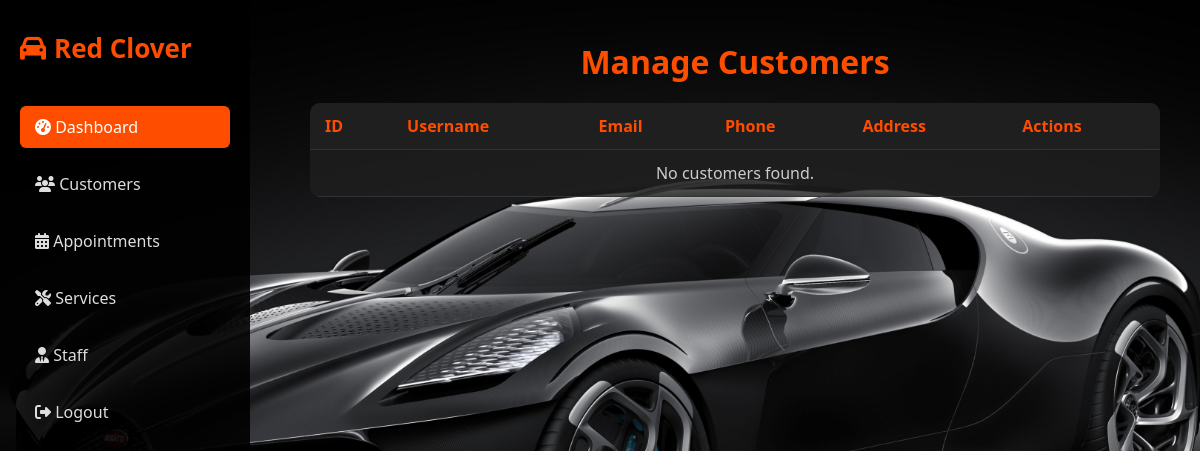
Page /admin-manageregister.php on the earlier database version.
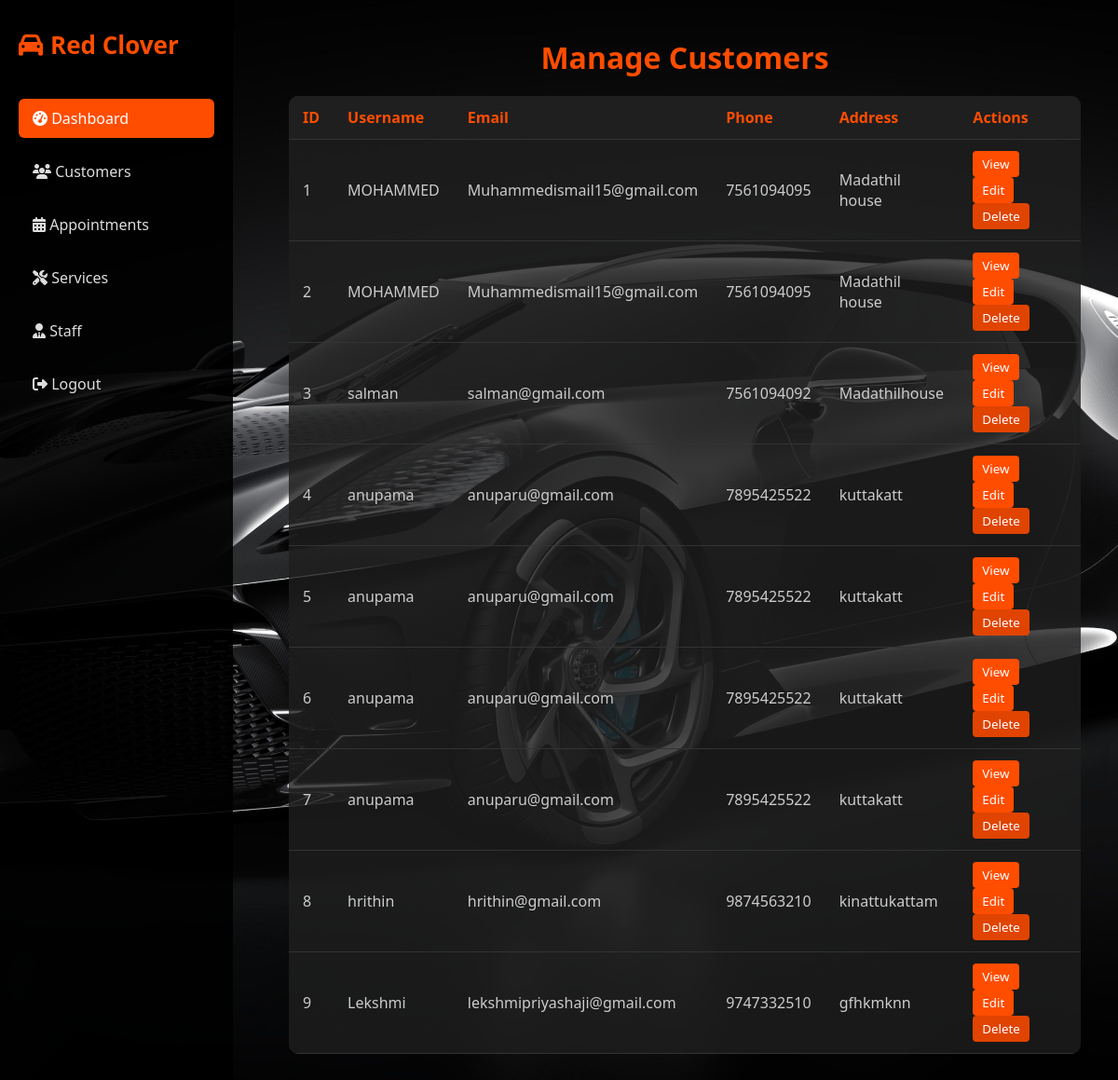
Same page on the later database version.
### tables this page shows
CREATE TABLE `user_registration` (
  `user_id` int NOT NULL AUTO_INCREMENT,
  `username` varchar(45) NOT NULL,
  `password` varchar(255) NOT NULL,
  `address` varchar(45) NOT NULL,
  `phone` varchar(45) NOT NULL,
  `email` varchar(45) NOT NULL,
  PRIMARY KEY (`user_id`)
);

### admin-manageregister.php (the view, shortened to what this page needs)
<?php
include('dbconnection.php');
$result = $con->query("SELECT * FROM user_registration ORDER BY user_id ASC");
?>
<!DOCTYPE html>
<html lang="en">
<head>
<link rel="stylesheet" href="https://cdnjs.cloudflare.com/ajax/libs/font-awesome/6.4.0/css/all.min.css" />
</head>
<body>
<aside class="sidebar">
  <div>
    <div class="logo"><i class="fas fa-car"></i> Red Clover</div>
    <ul class="sidebar-menu">
      <li><a href="admin-dashboard.php" class="active"><i class="fas fa-tachometer-alt"></i> Dashboard</a></li>
      <li class="dropdown">
        <a href="#"><i class="fas fa-users"></i> Customers</a>
      </li>
      <li class="dropdown">
        <a href="#"><i class="fas fa-calendar-alt"></i> Appointments</a>
      </li>
      <li class="dropdown">
        <a href="#"><i class="fas fa-tools"></i> Services</a>
      </li>
      <li class="dropdown">
        <a href="#"><i class="fas fa-user-tie"></i> Staff</a>
      </li>
      <li><a href="home.php"><i class="fas fa-sign-out-alt"></i> Logout</a></li>
    </ul>
  </div>
</aside>
<div class="main-content">
  <h1>Manage Customers</h1>
  <table>
    <thead>
      <tr>
        <th>ID</th><th>Username</th><th>Email</th><th>Phone</th><th>Address</th><th>Actions</th>
      </tr>
    </thead>
    <tbody>
      <?php if($result->num_rows > 0): ?>
        <?php while($row = $result->fetch_assoc()): ?>
          <tr>
            <td><?= $row['user_id'] ?></td>
            <td><?= htmlspecialchars($row['username']) ?></td>
            <td><?= htmlspecialchars($row['email']) ?></td>
            <td><?= htmlspecialchars($row['phone']) ?></td>
            <td><?= htmlspecialchars($row['address']) ?></td>
            <td>
              <button
                class="action-btn view-btn"
                onclick="openViewModal(<?= $row['user_id'] ?>, '<?= htmlspecialchars($row['username']) ?>', '<?= htmlspecialchars($row['email']) ?>', '<?= htmlspecialchars($row['phone']) ?>', '<?= htmlspecialchars($row['address']) ?>')">
                View
              </button>
              <button
                class="action-btn edit-btn"
                onclick="openEditModal(<?= $row['user_id'] ?>, '<?= htmlspecialchars($row['username']) ?>', '<?= htmlspecialchars($row['email']) ?>', '<?= htmlspecialchars($row['phone']) ?>', '<?= htmlspecialchars($row['address']) ?>')">
                Edit
              </button>
              <form action="admin-deleteuser.php" method="GET" style="display:inline;">
                <button type="submit" class="action-btn delete-btn" onclick="return confirm('Are you sure you want to delete this user?');">
                  Delete
                </button>
              </form>
            </td>
          </tr>
        <?php endwhile; ?>
      <?php else: ?>
        <tr><td colspan="7" style="text-align:center;">No customers found.</td></tr>
      <?php endif; ?>
    </tbody>
  </table>
</div>
</body>
</html>

### admin-manageregister.php (style rules this page uses)
* { margin:0; padding:0; box-sizing:border-box; font-family:'Segoe UI',sans-serif; }
body { display: flex; min-height: 100vh; background: url('bugatti.jpg') no-repeat center center/cover; color: #fff; }
.sidebar { background:rgba(0,0,0,0.9); width:250px; padding:30px 20px; position:fixed; top:0; bottom:0; }
.logo { font-size:26px; color:#ff4d00; font-weight:700; margin-bottom:40px; display:flex; align-items:center; gap:8px; }
.sidebar-menu { list-style:none; }
.sidebar-menu li { margin:15px 0; }
.sidebar-menu a { text-decoration:none; color:#ddd; display:block; padding:10px 15px; border-radius:6px; transition:.3s; }
.sidebar-menu a:hover, .sidebar-menu a.active { background:#ff4d00; color:#fff; }
.main-content { margin-left:270px; flex:1; padding:40px; }
h1 { color:#ff4d00; margin-bottom:20px; text-align:center; }
table { width:100%; border-collapse:collapse; background:rgba(30,30,30,0.8); border-radius:10px; overflow:hidden; }
th,td { padding:12px 15px; border-bottom:1px solid #333; text-align:left; color:#ccc; }
th { background:#1f1f1f; color:#ff4d00; }
.action-btn { padding:5px 10px; border:none; border-radius:4px; cursor:pointer; color:#fff; margin-right:5px; }
.view-btn { background:#ff4d00; }
.edit-btn { background:#ff4d00; }
.delete-btn { background:#e04400; }

Differences in the rows shown:
added user_registration: user_id "1", username "MOHAMMED", email "Muhammedismail15@gmail.com", phone "7561094095", address "Madathil house"
added user_registration: user_id "2", username "MOHAMMED", email "Muhammedismail15@gmail.com", phone "7561094095", address "Madathil house"
added user_registration: user_id "3", username "salman", email "salman@gmail.com", phone "7561094092", address "Madathilhouse"
added user_registration: user_id "4", username "anupama", email "anuparu@gmail.com", phone "7895425522", address "kuttakatt"
added user_registration: user_id "5", username "anupama", email "anuparu@gmail.com", phone "7895425522", address "kuttakatt"
added user_registration: user_id "6", username "anupama", email "anuparu@gmail.com", phone "7895425522", address "kuttakatt"
added user_registration: user_id "7", username "anupama", email "anuparu@gmail.com", phone "7895425522", address "kuttakatt"
added user_registration: user_id "8", username "hrithin", email "hrithin@gmail.com", phone "9874563210", address "kinattukattam"
added user_registration: user_id "9", username "Lekshmi", email "lekshmipriyashaji@gmail.com", phone "9747332510", address "gfhkmknn"
Other differences:
text no longer shown: "No customers found."
